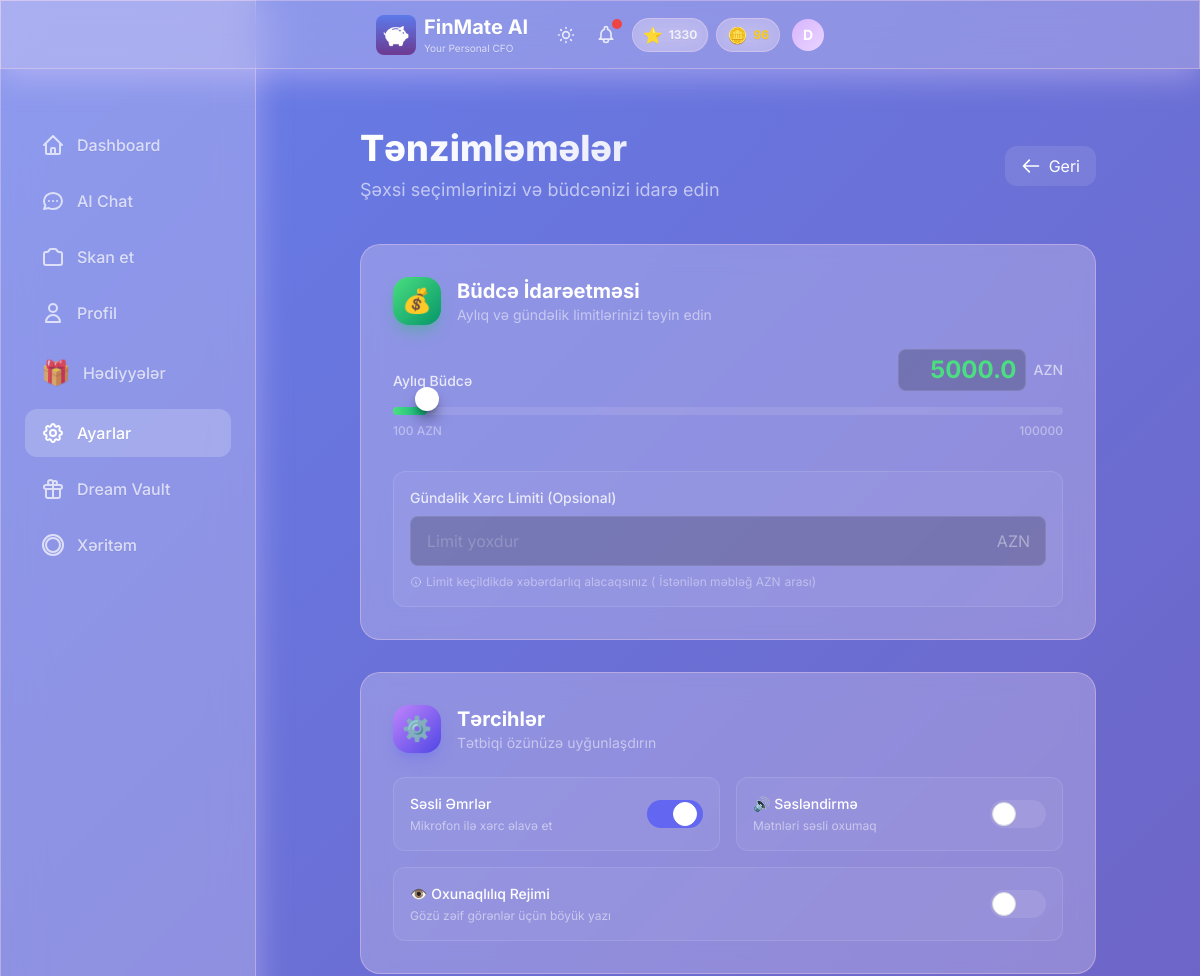
The app's page /settings (upper part), older data.
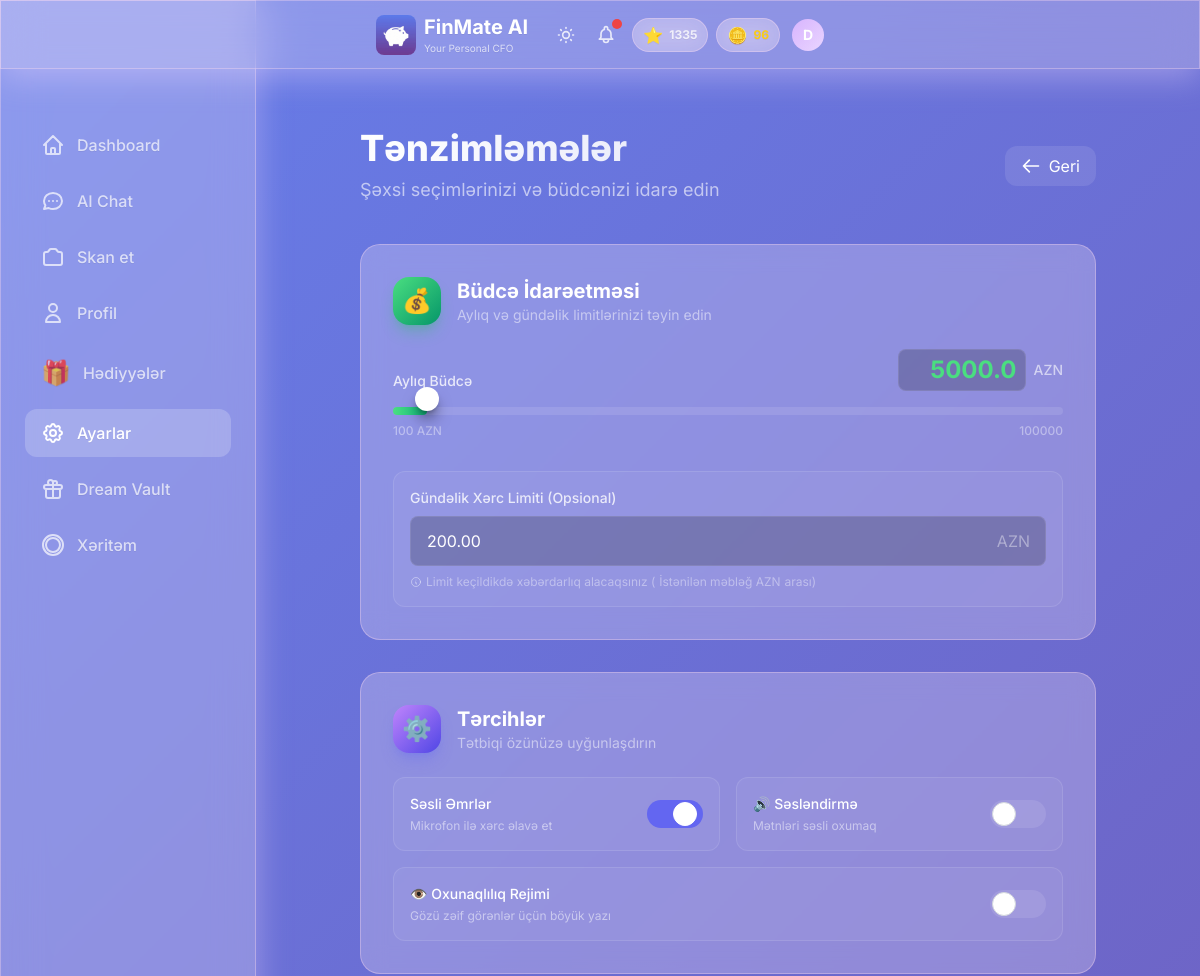
The same page, newer data.
### models.py (models this page shows, shortened)
class User(Base):
    __tablename__ = "users"
    id = Column(Integer, primary_key=True, index=True)
    username = Column(String, unique=True, index=True, nullable=False)
    password_hash = Column(String, nullable=True)  # Hashed password (nullable for demo user)
    monthly_income = Column(Float, nullable=True)  # Monthly salary/income
    monthly_budget = Column(Float, default=1000.0)
    xp_points = Column(Integer, default=0)
    level_title = Column(String, default="Rookie")
    last_rewarded_month = Column(String, nullable=True)  # Format: "YYYY-MM"
    preferred_language = Column(String, default="az")  # az, en, ru
    voice_enabled = Column(Boolean, default=True)
    voice_mode = Column(Boolean, default=False)  # TTS mode - text-to-speech enabled
    daily_budget_limit = Column(Float, nullable=True)
    currency = Column(String, default="AZN")  # Display/Base currency
    personality_mode = Column(String, default="normal")  # normal, mom, strict
    is_premium = Column(Boolean, default=False)  # Premium subscription status
    readability_mode = Column(Boolean, default=False)  # Accessibility mode for vision-impaired users
    coins = Column(Integer, default=0)  # FinMate Coins for reward system
    ai_tokens = Column(Integer, default=10)  # AI features tokens (voice command, receipt scan, etc.)
    ai_name = Column(String, default="FinMate")  # Customizable AI name
    ai_attitude = Column(String, default="Professional")  # Strict, Funny, Sarcastic, Supportive
    ai_style = Column(String, default="Formal")  # Slang, Shakespearean, Dialect, Short
    ai_persona_mode = Column(String, default="Auto")  # Auto (behavioral profiling) or Manual
    login_streak = Column(Integer, default=0)
    last_login_date = Column(Date, nullable=True)
    theme = Column(String, default="default")  # gold, midnight, ocean, etc.
    incognito_mode = Column(Boolean, default=False)  # Hide amounts
    created_at = Column(DateTime, default=datetime.utcnow)
    expenses = relationship("Expense", back_populates="user", cascade="all, delete-orphan")
    chat_messages = relationship("ChatMessage", back_populates="user", cascade="all, delete-orphan")
    xp_logs = relationship("XPLog", back_populates="user", cascade="all, delete-orphan")
    dreams = relationship("Dream", back_populates="user", cascade="all, delete-orphan")

### a.py (the view)
@app.get("/settings", response_class=HTMLResponse)
async def settings_page(request: Request, db: Session = Depends(get_db)):
    user = get_current_user(request, db)
    if not user:
        raise HTTPException(status_code=401, detail="Authentication required")
    user_currency = user.currency or "AZN"
    currency_symbol = CURRENCY_SYMBOLS.get(user_currency, "₼")
    return templates.TemplateResponse("settings.html", {
        "request": request,
        "user": user,
        "currency_symbol": currency_symbol,
        "min": min,
        "max": max
    })

### templates/settings.html (shortened to what the changed rows need)
{% extends "base.html" %}
{% block content %}
<div class="max-w-3xl mx-auto px-2 sm:px-4 py-4 sm:py-8">
    <div class="flex flex-col sm:flex-row items-start sm:items-center justify-between mb-6 sm:mb-10 slide-up gap-3">
        <div class="flex-1 min-w-0">
            <h1
                class="text-2xl sm:text-4xl font-extrabold text-transparent bg-clip-text bg-gradient-to-r from-white to-white/70">
            </h1>
        </div>
    </div>
    <form id="settings-form" hx-post="/api/settings" hx-swap="none" hx-trigger="submit" class="space-y-8">
        <div class="glass-card p-4 sm:p-6 md:p-8 slide-up" style="animation-delay: 0.1s; will-change: transform;">
            <div class="flex items-center gap-3 sm:gap-4 mb-4 sm:mb-6">
                <div class="min-w-0 flex-1">
                    <h2 class="text-lg sm:text-xl font-bold text-white">Büdcə İdarəetməsi</h2>
                </div>
            </div>
            <div class="space-y-8">
                <div>
                    <div class="flex justify-between items-end mb-3 sm:mb-4">
                        <div class="text-right flex items-center gap-2">
                            <input type="number" id="monthly-budget-input" name="monthly_budget"
                                value="{{ user.monthly_budget }}" step="0.01" min="100"
                                class="w-24 sm:w-32 bg-black/20 text-green-400 text-xl sm:text-2xl font-bold text-right px-2 py-1 rounded-lg border border-white/10 focus:border-green-500 focus:ring-1 focus:ring-green-500 outline-none transition-all"
                                oninput="updateBudgetDisplay(this.value)" onblur="validateBudgetInput(this)"
                                placeholder="100" required>
                            <span id="budget-display-unit"
                                class="text-white/60 text-xs sm:text-sm font-medium">AZN</span>
                        </div>
                    </div>
                        {% set slider_max = max(100000, user.monthly_budget) %}
                </div>
                <div class="bg-white/5 rounded-xl p-4 border border-white/10 hover:border-white/20 transition-colors">
                    <div class="relative">
                        <span id="daily-currency-symbol"
                            class="absolute right-4 top-1/2 -translate-y-1/2 text-white/40">AZN</span>
                        <input type="number" name="daily_budget_limit" id="daily-budget-limit-input"
                            value="{{ '%.2f'|format(user.daily_budget_limit) if user.daily_budget_limit else '' }}"
                            placeholder="Limit yoxdur" min="0" step="0.01"
                            class="w-full bg-black/20 text-white pl-4 pr-10 py-3 rounded-lg border border-white/10 focus:border-green-500 focus:ring-1 focus:ring-green-500 outline-none transition-all placeholder-white/20"
                            oninput="validateDailyLimit(this)" onblur="formatDailyLimit(this)">
                    </div>
                </div>
            </div>
        </div>
        <div class="glass-card p-4 sm:p-6 md:p-8 slide-up" style="animation-delay: 0.2s">
            <div class="flex items-center gap-3 sm:gap-4 mb-4 sm:mb-6">
                <div class="min-w-0 flex-1">
                    <h2 class="text-lg sm:text-xl font-bold text-white">Tərcihlər</h2>
                </div>
            </div>
        </div>
    </form>
</div>
{% endblock %}

### templates/base.html (shortened to what the changed rows need)
<!DOCTYPE html>
<html lang="az" data-theme="dark">
<head>
    <link href="https://cdn.jsdelivr.net/npm/daisyui@4.4.19/dist/full.min.css" rel="stylesheet" type="text/css" />
    <script src="https://cdn.tailwindcss.com"></script>
    <script src="/static/js/tailwind-config.js"></script>
    <link rel="stylesheet" href="/static/css/base.css">
    <link rel="stylesheet" href="/static/css/hamburger_menu.css">
</head>
<body>
    <div class="glass fixed top-0 left-0 right-0 z-50 px-2 sm:px-4 py-2 sm:py-3">
        <div class="flex items-center justify-between max-w-md mx-auto">
            <div class="min-w-0 flex-1 flex items-center gap-2">
                <a href="/" class="min-w-0 flex-1 flex items-center gap-2 hover:opacity-90 transition-opacity">
                    <div class="min-w-0">
                        <h1 class="text-lg sm:text-xl font-bold text-white truncate">FinMate AI</h1>
                    </div>
                </a>
            </div>
            <div class="flex items-center gap-2 sm:gap-3 relative flex-shrink-0">
                {% include "partials/user_stats.html" %}
                <div class="relative flex-shrink-0 group">
                    <button type="button" id="profile-dropdown-btn" class="relative focus:outline-none">
                        <div id="user-avatar"
                            class="w-7 h-7 sm:w-8 sm:h-8 rounded-full flex items-center justify-center text-white font-bold text-xs sm:text-sm transition-all duration-400 group-hover:scale-110 hover:scale-110"
                            style="background: linear-gradient(135deg, var(--accent-primary), var(--accent-secondary));">
                            {{ user.username[0].upper() if user else 'D' }}
                        </div>
                    </button>
                </div>
            </div>
        </div>
    </div>
    <div class="pt-24 pb-8 px-4">
        <div class="w-full lg:max-w-7xl mx-auto">
            {% block content %}{% endblock %}
        </div>
    </div>
</body>
</html>

### templates/partials/user_stats.html
{% if user and user.xp_points is defined %}
<div class="hidden sm:flex items-center gap-2" id="user-stats-container" hx-get="/api/stats"
    hx-trigger="update-stats from:body" hx-swap="outerHTML">
    <div class="flex items-center gap-1.5 glass-card px-2.5 py-1 rounded-full">
        <span class="text-base">{% if user.level_title == 'Rookie' %}🌱{% elif user.level_title ==
            'Saver' %}💰{% elif user.level_title == 'Analyst' %}📊{% elif user.level_title == 'Manager'
            %}🎯{% elif user.level_title == 'CFO' %}👑{% else %}⭐{% endif %}</span>
        <span class="text-xs font-bold text-white/80">{{ user.xp_points }}</span>
    </div>
    <div class="flex items-center gap-1.5 glass-card px-2.5 py-1 rounded-full">
        <span class="text-base">🪙</span>
        <span class="text-xs font-bold text-yellow-400">{{ user.coins or 0 }}</span>
    </div>
</div>
{% endif %}

Row changes from the older to the newer data that the page shows:
changed User: xp_points "1330" → "1335"; daily_budget_limit (not shown) → "200.00"
